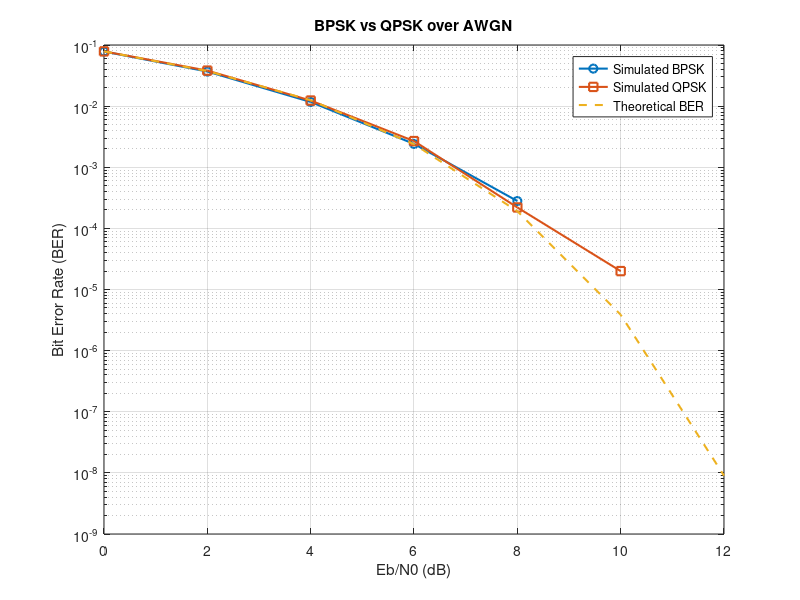

Reproduce this figure in MATLAB. (Note: this script raises an error after producing the figure.)
%% a06 - BPSK vs QPSK over AWGN: BER Comparison
% This script compares BPSK and QPSK performance over an AWGN channel.
% It plots simulated BER curves for both modulation schemes and compares
% them with the theoretical BER curve.

clear; close all; clc;

%% 1. Simulation settings

N = 100000;                  % Number of bits per Eb/N0 value
EbN0_dB_range = 0:2:12;      % Eb/N0 values in dB

BER_BPSK = zeros(size(EbN0_dB_range));
BER_QPSK = zeros(size(EbN0_dB_range));

%% 2. Loop over Eb/N0 values

for i = 1:length(EbN0_dB_range)

    EbN0_dB = EbN0_dB_range(i);
    EbN0 = 10^(EbN0_dB/10);

    %% BPSK simulation

    bits_bpsk = randi([0 1], N, 1);

    % BPSK modulation: 0 -> -1, 1 -> +1
    symbols_bpsk = 2*bits_bpsk - 1;

    % AWGN noise for BPSK
    noiseSigma_bpsk = sqrt(1/(2*EbN0));
    noise_bpsk = noiseSigma_bpsk * randn(size(symbols_bpsk));

    received_bpsk = symbols_bpsk + noise_bpsk;

    % BPSK demodulation
    receivedBits_bpsk = double(received_bpsk > 0);

    % BPSK BER
    errors_bpsk = sum(bits_bpsk ~= receivedBits_bpsk);
    BER_BPSK(i) = errors_bpsk / N;

    %% QPSK simulation

    bits_qpsk = randi([0 1], N, 1);

    % QPSK uses 2 bits per symbol
    bits_I = bits_qpsk(1:2:end);
    bits_Q = bits_qpsk(2:2:end);

    % Convert bits to +1 or -1
    I = 2*bits_I - 1;
    Q = 2*bits_Q - 1;

    % QPSK symbols, normalized by sqrt(2)
    symbols_qpsk = (I + 1j*Q) / sqrt(2);

    k = 2;   % QPSK carries 2 bits per symbol

    % Complex AWGN noise for QPSK
    noiseSigma_qpsk = sqrt(1/(2*k*EbN0));
    noise_qpsk = noiseSigma_qpsk * ...
        (randn(size(symbols_qpsk)) + 1j*randn(size(symbols_qpsk)));

    received_qpsk = symbols_qpsk + noise_qpsk;

    % QPSK demodulation
    receivedBits_I = double(real(received_qpsk) > 0);
    receivedBits_Q = double(imag(received_qpsk) > 0);

    receivedBits_qpsk = zeros(N, 1);
    receivedBits_qpsk(1:2:end) = receivedBits_I;
    receivedBits_qpsk(2:2:end) = receivedBits_Q;

    % QPSK BER
    errors_qpsk = sum(bits_qpsk ~= receivedBits_qpsk);
    BER_QPSK(i) = errors_qpsk / N;

    %% Print results

    fprintf("Eb/N0 = %2d dB | BPSK BER = %.6f | QPSK BER = %.6f\n", ...
            EbN0_dB, BER_BPSK(i), BER_QPSK(i));

end

%% 3. Theoretical BER

% For BPSK and Gray-coded QPSK over AWGN, theoretical BER is the same
EbN0_linear = 10.^(EbN0_dB_range/10);
BER_theory = 0.5 * erfc(sqrt(EbN0_linear));

%% 4. Plot comparison

figure;

semilogy(EbN0_dB_range, BER_BPSK, 'o-', 'LineWidth', 1.5);
hold on;

semilogy(EbN0_dB_range, BER_QPSK, 's-', 'LineWidth', 1.5);

semilogy(EbN0_dB_range, BER_theory, '--', 'LineWidth', 1.5);

xlabel("Eb/N0 (dB)");
ylabel("Bit Error Rate (BER)");
title("BPSK vs QPSK over AWGN");
legend("Simulated BPSK", "Simulated QPSK", "Theoretical BER");
grid on;

%% 5. Save figure

if ~exist("figures", "dir")
    mkdir("figures");
end

ax = gca;
ax.Toolbar.Visible = 'off';

saveas(gcf, "figures/bpsk_qpsk_awgn_comparison.png");
